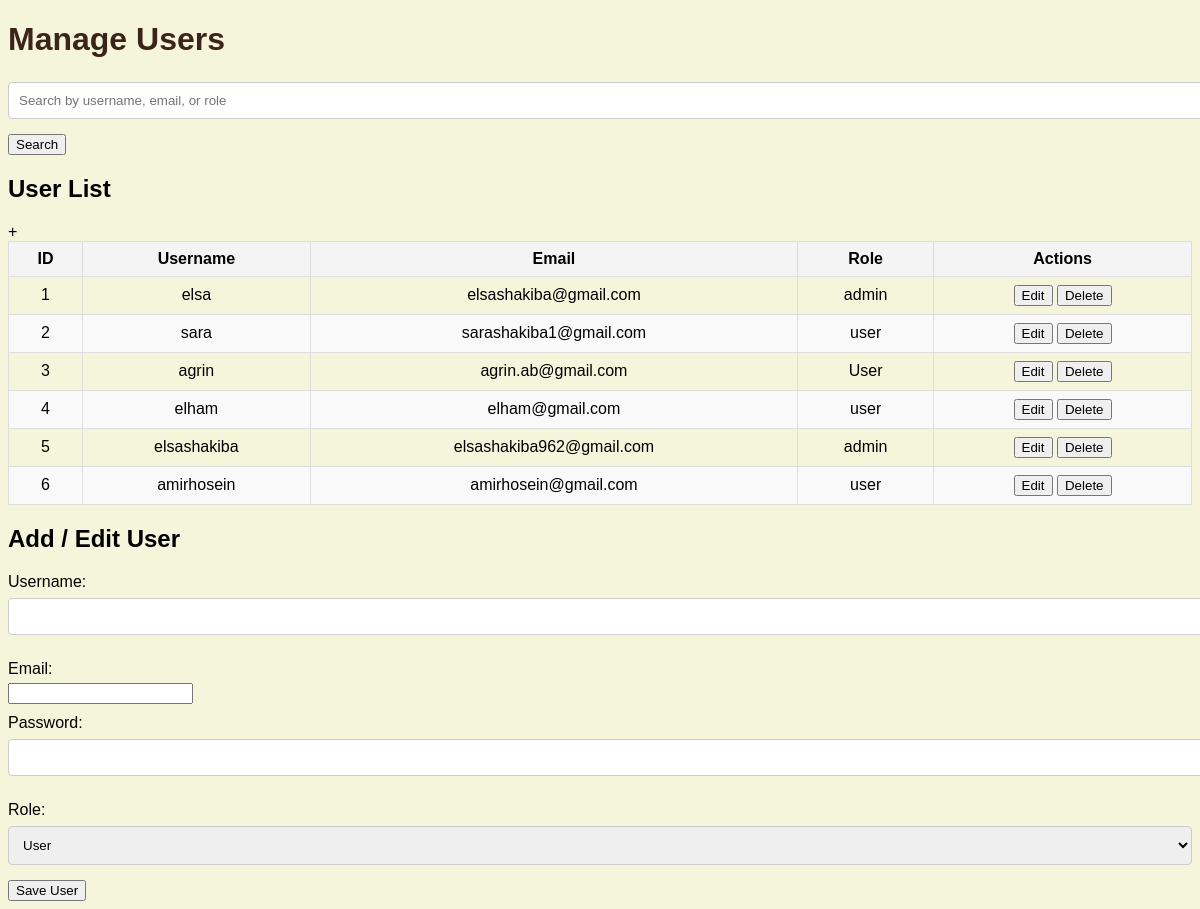
Before: /manage_users with the older database file.
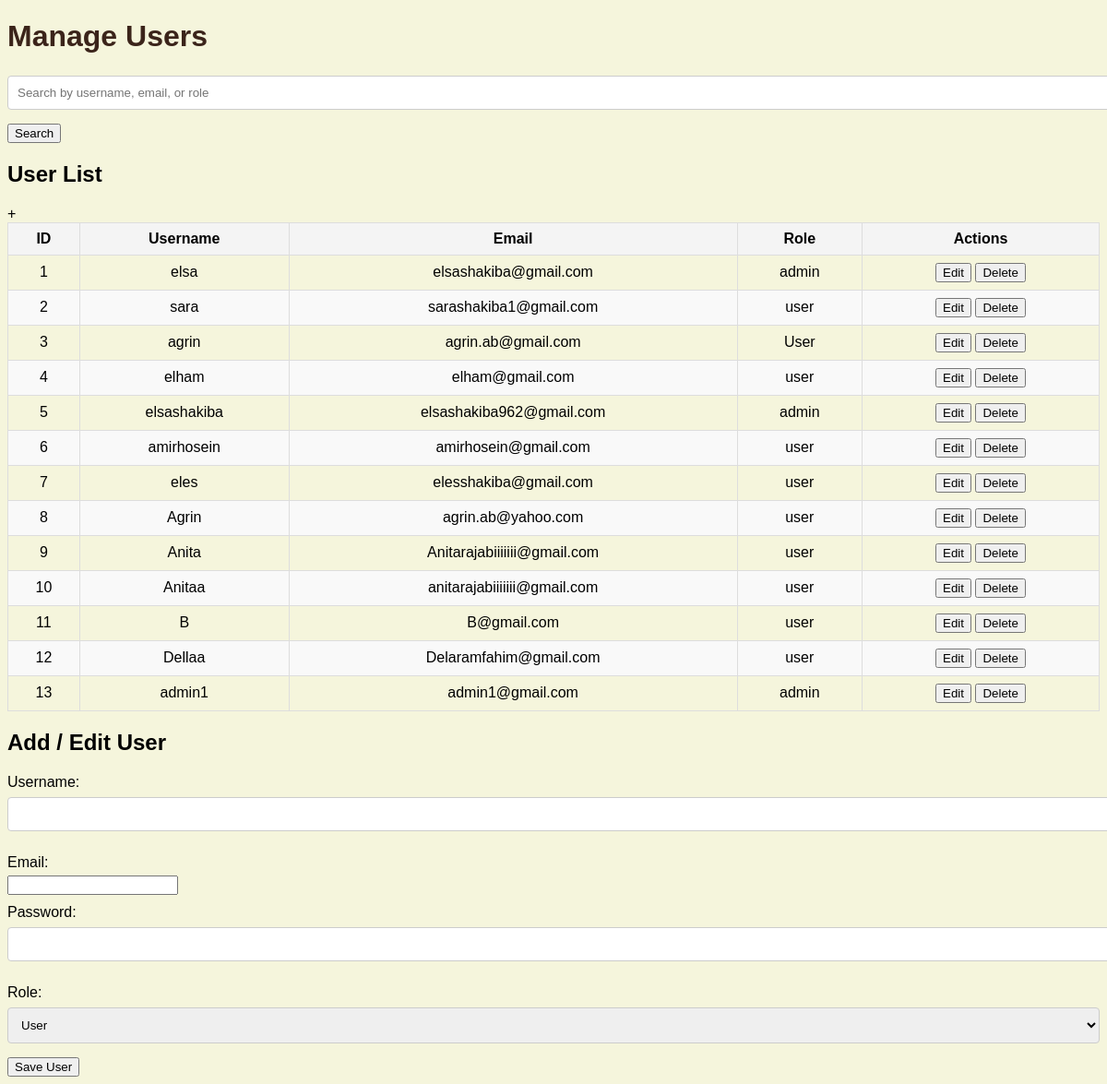
After: the same page with the newer database file.
### tables this page shows
CREATE TABLE users (id INTEGER PRIMARY KEY AUTOINCREMENT, email TEXT UNIQUE NOT NULL, password TEXT NOT NULL, role TEXT NOT NULL, username TEXT);

### app.py (the view, shortened to what this page needs)
@app.route('/manage_users', methods=['GET', 'POST'])
def manage_users():
    conn = get_db()
    cursor = conn.cursor()
    search_query = request.args.get('search', '')  # دریافت کوئری جستجو
    if search_query:
        cursor.execute('''
            SELECT * FROM users
            WHERE username LIKE ? OR email LIKE ? OR role LIKE ?
        ''', (f'%{search_query}%', f'%{search_query}%', f'%{search_query}%'))
    else:
        cursor.execute('SELECT * FROM users')
    users = cursor.fetchall()
    return render_template('manage_users.html', users=users, search_query=search_query)

### app.py (called while the page is built)
def get_db():
    conn = sqlite3.connect(db)
    conn.row_factory = sqlite3.Row  # برای دسترسی به داده‌ها به صورت دیکشنری
    return conn

### templates/manage_users.html (shortened to what this page needs)
<!DOCTYPE html>
<html lang="en">
<head>
    <link rel="stylesheet" href="{{ url_for('static', filename='styles.css') }}">
</head>
<body>
    <h1>Manage Users</h1>
    <div class="search-bar">
        <form method="GET" action="/manage_users">
            <input type="text" name="search" placeholder="Search by username, email, or role" value="{{ search_query }}">
            <button type="submit">Search</button>
        </form>
    </div>
    <div class="user-list">
        <h2>User List</h2>
        <table>
            <thead>
                <tr>
                    <th>ID</th>
                    <th>Username</th>
                    <th>Email</th>
                    <th>Role</th>
                    <th>Actions</th>
                </tr>+
            </thead>
            <tbody>
                {% for user in users %}
                <tr>
                    <td>{{ user['id'] }}</td>
                    <td>{{ user['username'] }}</td>
                    <td>{{ user['email'] }}</td>
                    <td>{{ user['role'] }}</td>
                    <td>
                        <button onclick="editUser('{{ user['id'] }}', '{{ user['username'] }}', '{{ user['email'] }}', '{{ user['role'] }}')">Edit</button>
                        <button onclick="deleteUser('{{ user['id'] }}')">Delete</button>
                    </td>
                </tr>
                {% endfor %}
            </tbody>
        </table>
    </div>
    <div class="user-actions">
        <h2>Add / Edit User</h2>
        <form method="POST" action="/manage_users">
            <label for="username">Username:</label>
            <input type="text" name="username" id="username" required>
            <label for="email">Email:</label>
            <input type="email" name="email" id="email" required>
            <label for="password">Password:</label>
            <input type="password" name="password" id="password" required>
            <label for="role">Role:</label>
            <select name="role" id="role">
                <option value="User">User</option>
            </select>
            <button type="submit">Save User</button>
        </form>
    </div>
</body>
</html>

Changed rows visible on the page:
added users: id "7", username "eles", email "elesshakiba@gmail.com", role "user"
added users: id "8", username "Agrin", email "agrin.ab@yahoo.com", role "user"
added users: id "9", username "Anita", email "Anitarajabiiiiiii@gmail.com", role "user"
added users: id "10", username "Anitaa", email "anitarajabiiiiiii@gmail.com", role "user"
added users: id "11", username "B", email "B@gmail.com", role "user"
added users: id "12", username "Dellaa", email "Delaramfahim@gmail.com", role "user"
added users: id "13", username "admin1", email "admin1@gmail.com", role "admin"
